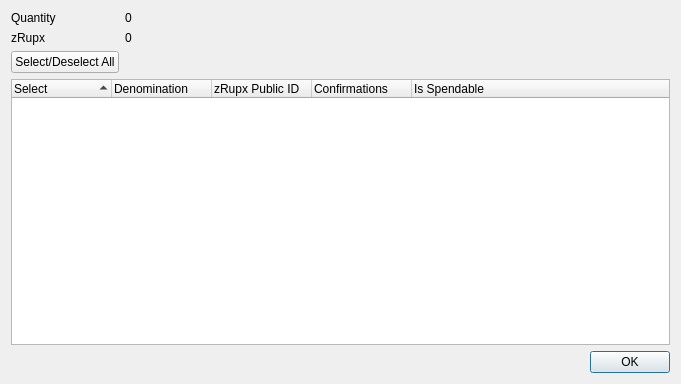
<?xml version="1.0" encoding="UTF-8"?>
<ui version="4.0">
 <class>ZRupxControlDialog</class>
 <widget class="QDialog" name="ZRupxControlDialog">
  <property name="geometry">
   <rect>
    <x>0</x>
    <y>0</y>
    <width>681</width>
    <height>384</height>
   </rect>
  </property>
  <property name="minimumSize">
   <size>
    <width>681</width>
    <height>384</height>
   </size>
  </property>
  <property name="windowTitle">
   <string>Select zRupx to Spend</string>
  </property>
  <layout class="QGridLayout" name="gridLayout">
   <item row="0" column="0">
    <layout class="QFormLayout" name="formLayout">
     <property name="sizeConstraint">
      <enum>QLayout::SetDefaultConstraint</enum>
     </property>
     <item row="0" column="0">
      <widget class="QLabel" name="labelQuantity">
       <property name="text">
        <string>Quantity</string>
       </property>
      </widget>
     </item>
     <item row="0" column="1">
      <widget class="QLabel" name="labelQuantity_int">
       <property name="text">
        <string>0</string>
       </property>
      </widget>
     </item>
     <item row="1" column="0">
      <widget class="QLabel" name="labelZRupx">
       <property name="text">
        <string>zRupx</string>
       </property>
      </widget>
     </item>
     <item row="1" column="1">
      <widget class="QLabel" name="labelZRupx_int">
       <property name="text">
        <string>0</string>
       </property>
      </widget>
     </item>
     <item row="2" column="0">
      <widget class="QPushButton" name="pushButtonAll">
       <property name="text">
        <string>Select/Deselect All</string>
       </property>
      </widget>
     </item>
    </layout>
   </item>
   <item row="1" column="0">
    <layout class="QVBoxLayout" name="verticalLayout">
     <item>
      <widget class="QTreeWidget" name="treeWidget">
       <property name="minimumSize">
        <size>
         <width>0</width>
         <height>250</height>
        </size>
       </property>
       <property name="alternatingRowColors">
        <bool>true</bool>
       </property>
       <property name="sortingEnabled">
        <bool>true</bool>
       </property>
       <property name="columnCount">
        <number>5</number>
       </property>
       <attribute name="headerDefaultSectionSize">
        <number>100</number>
       </attribute>
       <column>
        <property name="text">
         <string notr="true">Select</string>
        </property>
       </column>
       <column>
        <property name="text">
         <string notr="true">Denomination</string>
        </property>
       </column>
       <column>
        <property name="text">
         <string notr="true">zRupx Public ID</string>
        </property>
       </column>
       <column>
        <property name="text">
         <string notr="true">Confirmations</string>
        </property>
       </column>
       <column>
        <property name="text">
         <string>Is Spendable</string>
        </property>
       </column>
      </widget>
     </item>
     <item>
      <widget class="QDialogButtonBox" name="buttonBox">
       <property name="orientation">
        <enum>Qt::Horizontal</enum>
       </property>
       <property name="standardButtons">
        <set>QDialogButtonBox::Ok</set>
       </property>
      </widget>
     </item>
    </layout>
   </item>
  </layout>
 </widget>
 <resources/>
 <connections>
  <connection>
   <sender>buttonBox</sender>
   <signal>accepted()</signal>
   <receiver>ZRupxControlDialog</receiver>
   <slot>accept()</slot>
   <hints>
    <hint type="sourcelabel">
     <x>248</x>
     <y>254</y>
    </hint>
    <hint type="destinationlabel">
     <x>157</x>
     <y>274</y>
    </hint>
   </hints>
  </connection>
  <connection>
   <sender>buttonBox</sender>
   <signal>rejected()</signal>
   <receiver>ZRupxControlDialog</receiver>
   <slot>reject()</slot>
   <hints>
    <hint type="sourcelabel">
     <x>316</x>
     <y>260</y>
    </hint>
    <hint type="destinationlabel">
     <x>286</x>
     <y>274</y>
    </hint>
   </hints>
  </connection>
 </connections>
</ui>
